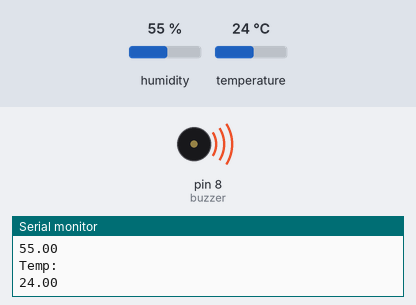
Simulated run of this sketch. Board: Arduino Uno, built with avr-gcc and run on an emulated ATmega328P. Shown: buzzer (waves = sounding), the last lines printed to the serial monitor. Inputs (shaded band) come from the test bench; at power-on: humidity 55 %, temperature 24 °C.

Above: at 2.8 s.
2.9 s: humidity set to 52 %
5.6 s: humidity set to 49 %
At 7.2 s:
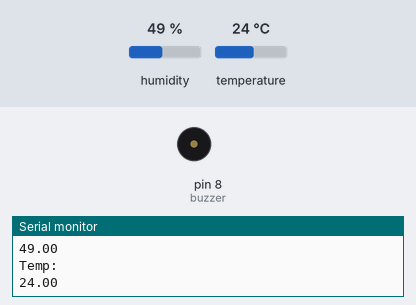
8.3 s: humidity set to 68 %
At 10.9 s:
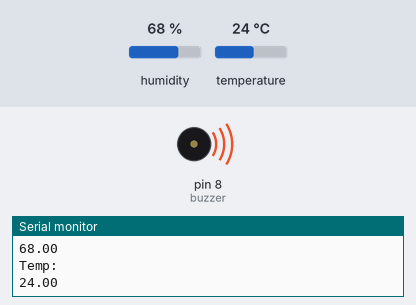
11.6 s: humidity set to 22 %
At 13.4 s:
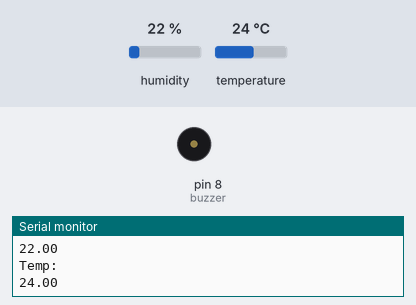
Timing chart, 0 to 14.9 s (numbered marks = the images above; inputs shaded):
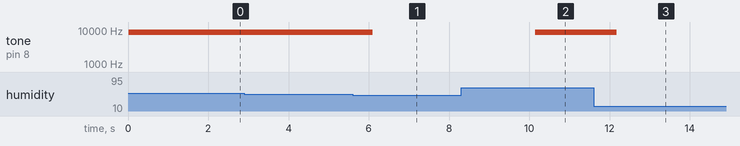

Measured:
- the behaviour switches between 51 and 50 % on humidity (found by bisection; images 0 and 1)
- after the input at 5.6 s, tone on pin 8 (buzzer): 8732 Hz → silent after 0.50 s
- after the input at 8.3 s, tone on pin 8 (buzzer): silent → 8732 Hz after 1.9 s
- after the input at 11.6 s, tone on pin 8 (buzzer): 8732 Hz → silent after 0.58 s

The sketch:

DHT11.ino
```cpp
#include "DHT.h"
#define DHTPIN 2
#define DHTTYPE DHT11
int buzzer = 8;

DHT dht(DHTPIN, DHTTYPE);

void setup(){
  Serial.begin(9600);
  Serial.println("DHTxx test!");
  dht.begin();
}

void loop(){
  float h = dht.readHumidity();
  float t = dht.readTemperature();

  if (isnan(h) || isnan(t)){
    Serial.println("failed to read from DHT sensor!");
    return;
  }

  Serial.println("Humidity:");
  Serial.println(h);
  Serial.println("Temp:");
  Serial.println(t);
  if (h > 50){
    tone(buzzer, 8732);
  }
  else{
    noTone(buzzer);
  }

  delay(1000);


}
```
